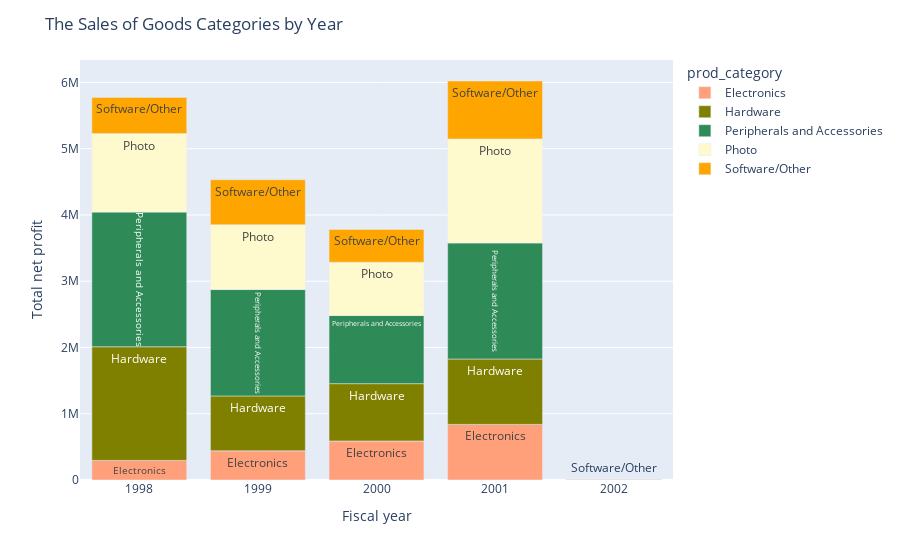

Notebook cell for this chart:
### Code cell
fig = px.bar(year_good_distr, x='fiscal_year', y='total_net_profit', color='prod_category', barmode='relative', 
             color_discrete_sequence=['lightsalmon', 'olive', 'seagreen', 'lemonchiffon', 'orange'],
             text='prod_category', hover_name="prod_category", 
             hover_data={'fiscal_year':False, 
                         'prod_category':False,
                         'total_net_profit':':.3s', 
                         'Share':round(year_good_distr['good_cat_share'], 2).astype(str) + '%'})

fig.update_layout(title='The Sales of Goods Categories by Year', 
                  xaxis_title='Fiscal year', yaxis_title='Total net profit')

### Figure 1 — Plotly figure (JSON) as saved in the notebook; plotly's stock layout.template omitted (floating-point values rounded to 4 significant figures)
{"data": [{"alignmentgroup": "True", "customdata": [["Electronics", "5.12%"], ["Electronics", "9.73%"], ["Electronics", "15.57%"], ["Electronics", "13.93%"], ["Electronics", "32.39%"]], "hovertemplate": "<b>%{hovertext}</b><br><br>total_net_profit=%{y:.3s}<br>Share=%{customdata[1]}<extra></extra>", "hovertext": ["Electronics", "Electronics", "Electronics", "Electronics", "Electronics"], "legendgroup": "Electronics", "marker": {"color": "lightsalmon"}, "name": "Electronics", "offsetgroup": "Electronics", "orientation": "v", "showlegend": true, "text": ["Electronics", "Electronics", "Electronics", "Electronics", "Electronics"], "textposition": "auto", "type": "bar", "x": [1998, 1999, 2000, 2001, 2002], "xaxis": "x", "y": [295500.0, 440700.0, 588700.0, 839000.0, 4021.0], "yaxis": "y"}, {"alignmentgroup": "True", "customdata": [["Hardware", "29.71%"], ["Hardware", "18.27%"], ["Hardware", "22.89%"], ["Hardware", "16.4%"]], "hovertemplate": "<b>%{hovertext}</b><br><br>total_net_profit=%{y:.3s}<br>Share=%{customdata[1]}<extra></extra>", "hovertext": ["Hardware", "Hardware", "Hardware", "Hardware"], "legendgroup": "Hardware", "marker": {"color": "olive"}, "name": "Hardware", "offsetgroup": "Hardware", "orientation": "v", "showlegend": true, "text": ["Hardware", "Hardware", "Hardware", "Hardware"], "textposition": "auto", "type": "bar", "x": [1998, 1999, 2000, 2001], "xaxis": "x", "y": [1716000.0, 827900.0, 865800.0, 987400.0], "yaxis": "y"}, {"alignmentgroup": "True", "customdata": [["Peripherals and Accessories", "35.19%"], ["Peripherals and Accessories", "35.44%"], ["Peripherals and Accessories", "27.18%"], ["Peripherals and Accessories", "29.08%"], ["Peripherals and Accessories", "41.52%"]], "hovertemplate": "<b>%{hovertext}</b><br><br>total_net_profit=%{y:.3s}<br>Share=%{customdata[1]}<extra></extra>", "hovertext": ["Peripherals and Accessories", "Peripherals and Accessories", "Peripherals and Accessories", "Peripherals and Accessories", "Peripherals and Accessories"], "legendgroup": "Peripherals and Accessories", "marker": {"color": "seagreen"}, "name": "Peripherals and Accessories", "offsetgroup": "Peripherals and Accessories", "orientation": "v", "showlegend": true, "text": ["Peripherals and Accessories", "Peripherals and Accessories", "Peripherals and Accessories", "Peripherals and Accessories", "Peripherals and Accessories"], "textposition": "auto", "type": "bar", "x": [1998, 1999, 2000, 2001, 2002], "xaxis": "x", "y": [2032000.0, 1606000.0, 1028000.0, 1751000.0, 5154.0], "yaxis": "y"}, {"alignmentgroup": "True", "customdata": [["Photo", "20.54%"], ["Photo", "21.61%"], ["Photo", "21.27%"], ["Photo", "26.09%"]], "hovertemplate": "<b>%{hovertext}</b><br><br>total_net_profit=%{y:.3s}<br>Share=%{customdata[1]}<extra></extra>", "hovertext": ["Photo", "Photo", "Photo", "Photo"], "legendgroup": "Photo", "marker": {"color": "lemonchiffon"}, "name": "Photo", "offsetgroup": "Photo", "orientation": "v", "showlegend": true, "text": ["Photo", "Photo", "Photo", "Photo"], "textposition": "auto", "type": "bar", "x": [1998, 1999, 2000, 2001], "xaxis": "x", "y": [1186000.0, 979300.0, 804400.0, 1571000.0], "yaxis": "y"}, {"alignmentgroup": "True", "customdata": [["Software/Other", "9.44%"], ["Software/Other", "14.95%"], ["Software/Other", "13.1%"], ["Software/Other", "14.51%"], ["Software/Other", "26.1%"]], "hovertemplate": "<b>%{hovertext}</b><br><br>total_net_profit=%{y:.3s}<br>Share=%{customdata[1]}<extra></extra>", "hovertext": ["Software/Other", "Software/Other", "Software/Other", "Software/Other", "Software/Other"], "legendgroup": "Software/Other", "marker": {"color": "orange"}, "name": "Software/Other", "offsetgroup": "Software/Other", "orientation": "v", "showlegend": true, "text": ["Software/Other", "Software/Other", "Software/Other", "Software/Other", "Software/Other"], "textposition": "auto", "type": "bar", "x": [1998, 1999, 2000, 2001, 2002], "xaxis": "x", "y": [545200.0, 677600.0, 495300.0, 873600.0, 3240.0], "yaxis": "y"}], "layout": {"barmode": "relative", "legend": {"title": {"text": "prod_category"}, "tracegroupgap": 0}, "margin": {"t": 60}, "title": {"text": "The Sales of Goods Categories by Year"}, "xaxis": {"anchor": "y", "domain": [0, 1], "title": {"text": "Fiscal year"}}, "yaxis": {"anchor": "x", "domain": [0, 1], "title": {"text": "Total net profit"}}}}
